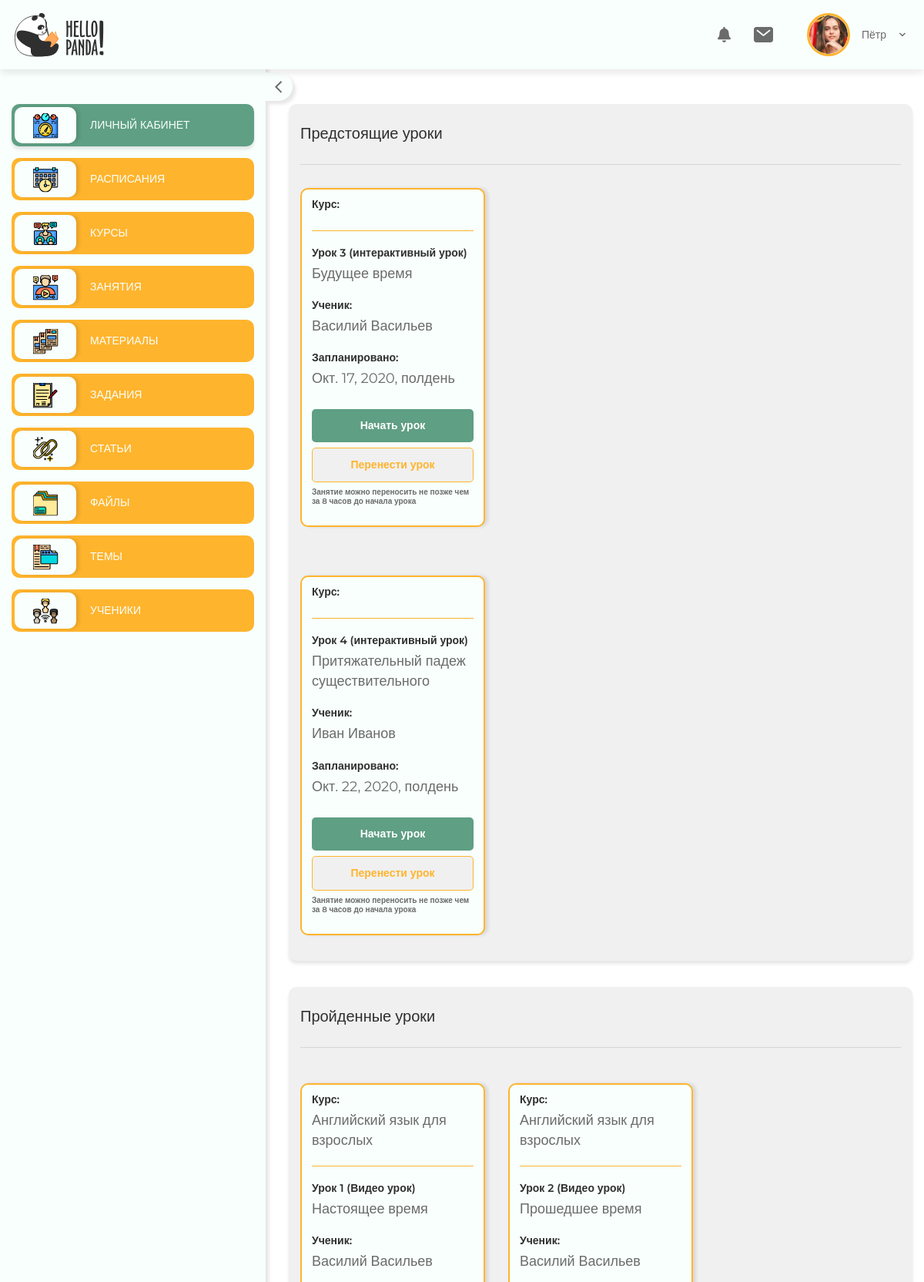
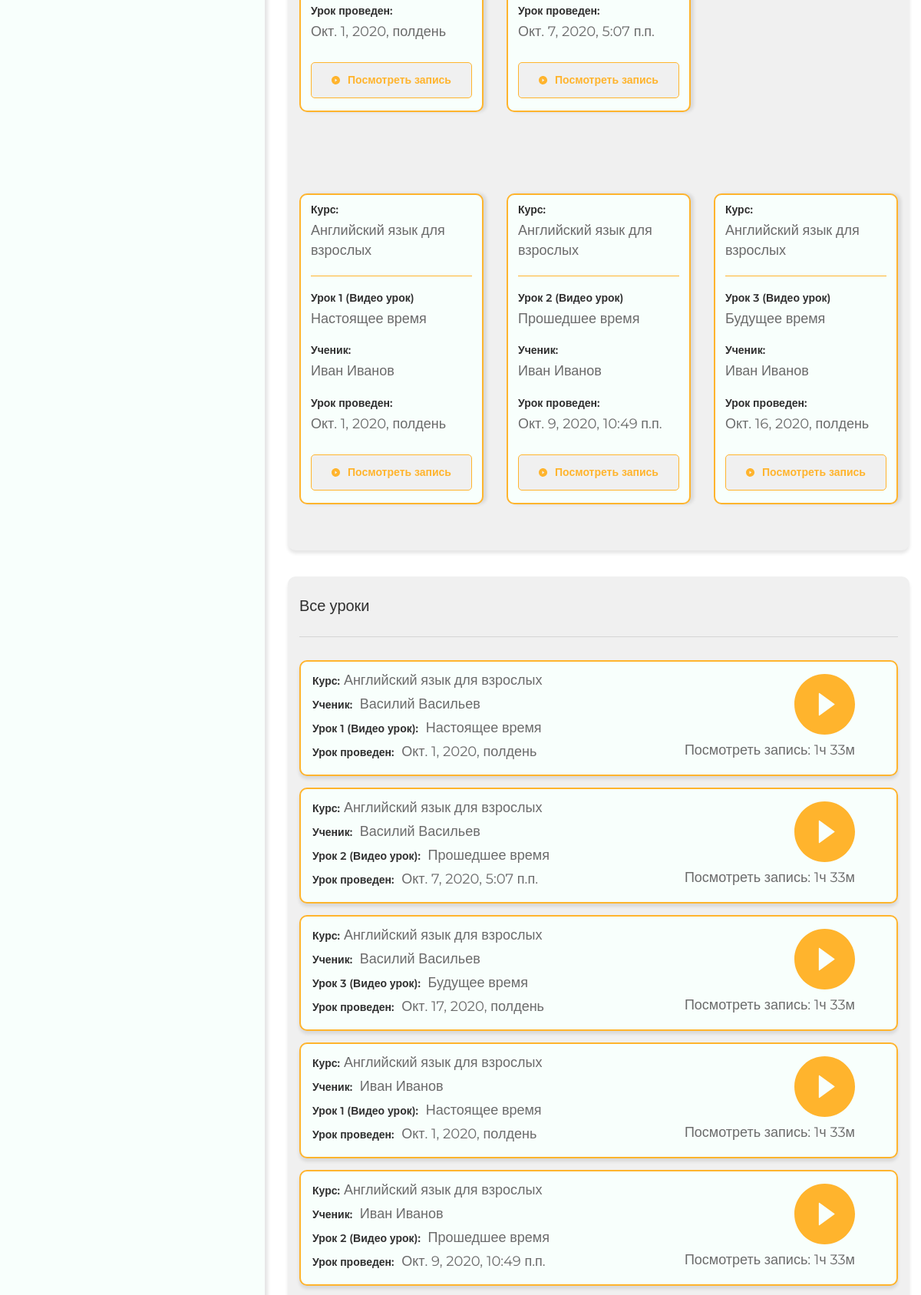
/lk/lessons/ (signed in, upper part), run on the app's committed database (2 pictures, top to bottom).
### course/models.py (models this page shows, shortened)
class CourseLesson(models.Model):
    finished = models.BooleanField(default=False, verbose_name='завершен')
    test_result = models.FloatField(default=0, verbose_name='результат по тесту')
    word_result = models.FloatField(default=0, verbose_name='результат по словам')
    game_result = models.FloatField(default=0, verbose_name='результат по игре')
    number = models.PositiveSmallIntegerField(verbose_name='номер урока')
    note = models.TextField(default='', blank=True, verbose_name='заметки')
    course = models.ForeignKey(Course, on_delete=models.PROTECT)
    lesson = models.ForeignKey(Lesson, on_delete=models.PROTECT)
    class Meta:
        verbose_name = 'Курс <-> урок'
        verbose_name_plural = '03 | Курсы <-> уроки'
        ordering = ('number',)

class Course(models.Model):
    finished = models.BooleanField(default=False, verbose_name='завершен')
    start = models.DateTimeField(default='', null=True, blank=True, verbose_name='начало курса')
    end = models.DateTimeField(default='', null=True, blank=True, verbose_name='окончание курса')
    prolong = models.DateTimeField(default='', null=True, blank=True, verbose_name='продление курса')
    banner_of_course = models.ForeignKey(BannerOfCourse, on_delete=models.PROTECT, verbose_name='презентация курса')
    number_of_lessons = models.ForeignKey(NumberOfLessons, on_delete=models.PROTECT, verbose_name='количество уроков')
    teacher = models.ForeignKey(Teacher, on_delete=models.PROTECT, verbose_name='учитель')
    student = models.ForeignKey(Student, on_delete=models.PROTECT, verbose_name='ученик')
    lessons = models.ManyToManyField(Lesson, through='CourseLesson', related_name='courses')
    class Meta:
        verbose_name = 'курс'
        verbose_name_plural = '02 | Курсы'

class Schedule(models.Model):
    datetime = models.DateTimeField(verbose_name='дата и время урока')
    course = models.ForeignKey('Course', on_delete=models.PROTECT)
    class Meta:
        verbose_name = 'расписание уроков'
        verbose_name_plural = 'расписания уроков'
        ordering = ('datetime', )

class BannerOfCourse(CommonFields):
    cost = models.PositiveSmallIntegerField(verbose_name='стоимость')
    percentage_discount = models.PositiveSmallIntegerField(default=0, verbose_name='скидка в процентах')
    is_active = models.BooleanField(default=True, verbose_name='активный')
    number_of_lessons = models.ManyToManyField('NumberOfLessons', verbose_name='количество уроков')
    class Meta:
        verbose_name = 'презентация курса'
        verbose_name_plural = '01 | Презентации курсов'

### lesson/models/__init__.py (models this page shows, shortened)
class Lesson(CommonFields):
    tests = models.ManyToManyField(
        Test,
        blank=True,
        related_name='lessons',
        verbose_name='тесты',
    )
    homework_tests = models.ManyToManyField(
        Test,
        blank=True,
        related_name='homework',
        verbose_name='тесты (ДЗ)',
    )
    words = models.ManyToManyField(
        Word,
        blank=True,
        related_name='lessons',
        verbose_name='слова',
    )
    homework_words = models.ManyToManyField(
        Word,
        blank=True,
        related_name='homework',
        verbose_name='слова (ДЗ)',
    )
    articles = models.ManyToManyField(Article, blank=True, verbose_name='статьи')
    books = models.ManyToManyField(Book, blank=True, verbose_name='книги')
    class Meta:
        verbose_name = 'урок'
        verbose_name_plural = '01 | Уроки'

### account/models.py (models this page shows)
class Account(models.Model):
    id = models.UUIDField(primary_key=True, default=uuid.uuid4)
    gender = models.CharField(choices=GENDER, max_length=1, default='U', verbose_name='пол')
    user = models.OneToOneField(get_user_model(), on_delete=models.CASCADE)
    class Meta:
        abstract = True

class Student(Account):
    phone = models.CharField(max_length=20, null=True, blank=True, verbose_name='телефон')
    native_language = models.CharField(max_length=20, null=True, blank=True, verbose_name='родной язык')
    pronunciation = models.CharField(max_length=20, null=True, blank=True, verbose_name='акцент')
    timezone = models.CharField(max_length=32, choices=TIMEZONES, default='UTC', verbose_name='часовой пояс')
    voice_acting = models.CharField(choices=GENDER[1:], max_length=1, default='M', verbose_name='голос озвучки')
    accent_of_voice_acting = models.CharField(max_length=20, null=True, blank=True, verbose_name='акцент голоса озвучки')
    system_notification = models.BooleanField(default=True, verbose_name='системные уведомления')
    support_message = models.BooleanField(default=True, verbose_name='сообщения от службы поддержки')
    payment_info = models.BooleanField(default=True, verbose_name='информация об оплате')
    reminders_about_lessons = models.BooleanField(default=True, verbose_name='напоминания об уроках')
    discounts = models.BooleanField(default=True, verbose_name='скидки, акции, подарки')
    sounds = models.BooleanField(default=False, verbose_name='звуки при выполнении упражнений')
    age = models.PositiveSmallIntegerField(null=True, blank=True, verbose_name='возраст')
    wallet = models.OneToOneField('Wallet', on_delete=models.PROTECT)
    def __str__(self):
        return self.user.get_full_name()
    class Meta:
        verbose_name = 'ученик'
        verbose_name_plural = '02 | Ученики'

### course/views.py (the view)
# urls.py: path('lessons/', CourseLessonListView.as_view(), name='lessons'),
class CourseLessonListView(LoginRequiredMixin, ListView):
    model = Course
    template_name = 'private/lessons.html'
    def get_queryset(self):
        user = self.request.user
        user_filter = Q(teacher__user=user) if user.is_staff else Q(student__user=user)
        return super().get_queryset().filter(user_filter, finished=False)

### course/templatetags/course_extras.py (called while the page is built)
@register.filter
def get_list_item(lst, index):
    try:
        return lst[index].datetime
    except IndexError:
        return '--'

### templates/private/lessons.html (shortened to what this page needs)
{% extends './_base.html' %}
{% load static course_extras %}
{% block style %}
  <link rel="stylesheet" href="https://ajax.googleapis.com/ajax/libs/jqueryui/1.11.4/themes/smoothness/jquery-ui.css">
{% endblock %}
{% block content %}
  <div class="personalArea-content">
    <div class="personalArea-block">
      <div class="personalArea-block__top">
        <div class="personalArea-block__top-row">
          <span class="personalArea-block__title">Предстоящие уроки</span>
        </div>
        <div class="personalArea-block__top-b"></div>
      </div>
      <div class="master">
        {% for course in object_list %}
          <div class="master-row">
            {% for course_lesson in course.courselesson_set.all %}
              {% if not course_lesson.finished %}
                <div class="master-col">
                  <div class="master-wrap">
                    <div class="master-block master-block__top">
                      <span class="master-subtitle">Курс:</span>
                    </div>
                    <div class="master-block">
                      <span class="master-subtitle">Урок {{ course_lesson.number }} (интерактивный урок)</span>
                      <p>{{ course_lesson.lesson.title }}</p>
                    </div>
                    <div class="master-block">
                      {% if user.is_staff %}
                        <span class="master-subtitle">Ученик:</span>
                        <p>{{ course_lesson.course.student }}</p>
                      {% else %}
                        <span class="master-subtitle">Учитель:</span>
                        <p>{{ course_lesson.course.teacher }}</p>
                      {% endif %}
                    </div>
                    <div class="master-block">
                      <span class="master-subtitle">Запланировано:</span>
                      {% with schedule=course_lesson.course.schedule_set.all|get_list_item:forloop.counter0 %}
                        <p>{{ schedule }}</p>
                      {% endwith %}
                    </div>
                    <div class="master-bottom">
                      <a href="{% url 'private_side:lesson' course_lesson.pk %}" class="second-btn">Начать урок</a>
                      <a href="#" class="main-btn master-btn">Перенести урок</a>
                      <p>Занятие можно переносить не позже чем за 8 часов до начала урока</p>
                    </div>
                  </div>
                </div>
              {% endif %}
            {% endfor %}
          </div>
        {% endfor %}
      </div>
    </div>
    <div class="personalArea-block">
      <div class="personalArea-block__top">
        <div class="personalArea-block__top-row">
          <span class="personalArea-block__title">Пройденные уроки</span>
        </div>
        <div class="personalArea-block__top-b"></div>
      </div>
      <div class="master master-old">
        {% for course in object_list %}
          <div class="master-row">
            {% for course_lesson in course.courselesson_set.all %}
              {% if course_lesson.finished %}
                <div class="master-col">
                  <div class="master-wrap">
                    <div class="master-block master-block__top">
                      <span class="master-subtitle">Курс:</span>
                      <p>{{ course_lesson.course.banner_of_course.title }}</p>
                    </div>
                    <div class="master-block">
                      <span class="master-subtitle">Урок {{ course_lesson.number }} (Видео урок)</span>
                      <p>{{ course_lesson.lesson.title }}</p>
                    </div>
                    <div class="master-block">
                      {% if user.is_staff %}
                        <span class="master-subtitle">Ученик:</span>
                        <p>{{ course_lesson.course.student }}</p>
                      {% else %}
                        <span class="master-subtitle">Учитель:</span>
                        <p>{{ course_lesson.course.teacher }}</p>
                      {% endif %}
                    </div>
                    <div class="master-block">
                      <span class="master-subtitle">Урок проведен:</span>
                      {% with schedule=course_lesson.course.schedule_set.all|get_list_item:forloop.counter0 %}
                        <p>{{ schedule }}</p>
                      {% endwith %}
                    </div>
                    <a href="#" class="main-btn main-btn__ico">Посмотреть запись</a>
                  </div>
                </div>
              {% endif %}
            {% endfor %}
          </div>
        {% endfor %}
      </div>
    </div>
    <div class="personalArea-block">
      <div class="personalArea-block__top">
        <div class="personalArea-block__top-row">
          <span class="personalArea-block__title">Все уроки</span>
        </div>
        <div class="personalArea-block__top-b"></div>
      </div>
      <div class="today">
        {% for course in object_list %}
          {% for course_lesson in course.courselesson_set.all %}
            <div class="today-block">
              <div class="today-col"><span>Курс:</span>{{ course_lesson.course.banner_of_course.title }}</div>
              <div class="today-col">
                {% if user.is_staff %}
                  <span>Ученик:</span>
                  {{ course_lesson.course.student }}
                {% else %}
                  <span>Учитель:</span>
                  {{ course_lesson.course.teacher }}
                {% endif %}
              </div>
              <div class="today-col">
                <span>Урок {{ course_lesson.number }} (Видео урок):</span>
                {{ course_lesson.lesson.title }}
              </div>
              <div class="today-col">
                <span>Урок проведен:</span>
                {% with schedule=course_lesson.course.schedule_set.all|get_list_item:forloop.counter0 %}
                  {{ schedule }}
                {% endwith %}
              </div>
              <div class="today-right">
                <div class="today-btn"></div>
                <p>Посмотреть запись: 1ч 33м</p>
              </div>
            </div>
          {% endfor %}
        {% endfor %}
      </div>
    </div>
  </div>
{% endblock %}

### templates/private/components/header.html (shortened to what this page needs)
{% load static %}
<header class="header header-second">
  <div class="wrapper">
    <div class="header-logo">
      <a href="#">
        <img src="{% static 'img/logo.svg' %}" alt="">
      </a>
    </div>
    <div class="header-lk">
      <div class="header-link">
        <a href="#" class="header-ico"></a>
      </div>
      <div class="header-link">
        <a href="#" class="header-ico"></a>
      </div>
      <div class="header-user">
        <div class="header-user__top">
          <div class="header-user__img">
            <img src="{% static 'img/user.jpg' %}" alt="">
          </div>
          <span class="header-user__name">{{ user.first_name }}</span>
          <span class="header-user__arrow"></span>
        </div>
      </div>
    </div>
  </div>
</header>

### data on the page
CourseLesson: number "3", lesson "Будущее время", course.student "Василий Васильев", course.schedule_set "Окт. 17, 2020, полдень", course.banner_of_course "Английский язык для взрослых"
CourseLesson: number "4", lesson "Притяжательный падеж существительного", course.student "Иван Иванов", course.schedule_set "Окт. 22, 2020, полдень"
CourseLesson: course.banner_of_course "Английский язык для взрослых", number "1", lesson "Настоящее время", course.student "Василий Васильев", course.schedule_set "Окт. 1, 2020, полдень"
CourseLesson: course.banner_of_course "Английский язык для взрослых", number "2", lesson "Прошедшее время", course.student "Василий Васильев", course.schedule_set "Окт. 7, 2020, 5:07 п.п."
CourseLesson: course.banner_of_course "Английский язык для взрослых", number "1", lesson "Настоящее время", course.student "Иван Иванов", course.schedule_set "Окт. 1, 2020, полдень"
CourseLesson: course.banner_of_course "Английский язык для взрослых", number "2", lesson "Прошедшее время", course.student "Иван Иванов", course.schedule_set "Окт. 9, 2020, 10:49 п.п."
CourseLesson: course.banner_of_course "Английский язык для взрослых", number "3", lesson "Будущее время", course.student "Иван Иванов", course.schedule_set "Окт. 16, 2020, полдень"

### other printed values
{{ user.first_name }} "Пётр"
